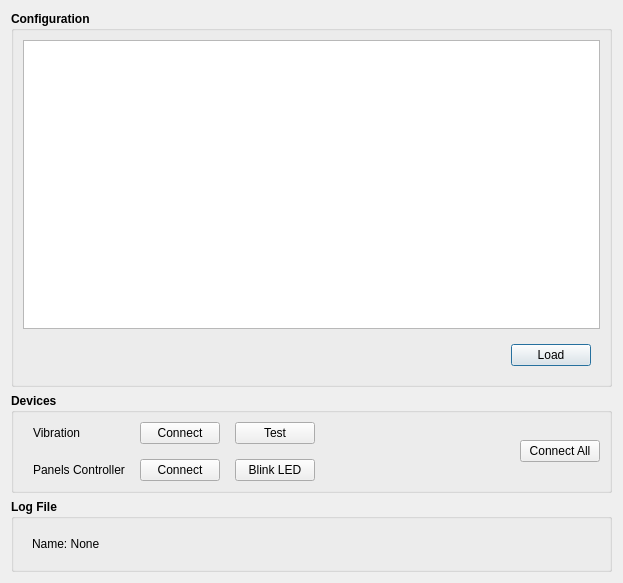
<?xml version="1.0" encoding="UTF-8"?>
<ui version="4.0">
 <class>StampedePluginDialog</class>
 <widget class="QDialog" name="StampedePluginDialog">
  <property name="geometry">
   <rect>
    <x>0</x>
    <y>0</y>
    <width>623</width>
    <height>583</height>
   </rect>
  </property>
  <property name="windowTitle">
   <string>Stampede Plugin Settings</string>
  </property>
  <layout class="QVBoxLayout" name="verticalLayout_2">
   <item>
    <widget class="QGroupBox" name="configGroupBoxPtr">
     <property name="font">
      <font>
       <weight>75</weight>
       <bold>true</bold>
      </font>
     </property>
     <property name="title">
      <string>Configuration</string>
     </property>
     <layout class="QVBoxLayout" name="verticalLayout">
      <item>
       <widget class="QTextEdit" name="configTextEditPtr"/>
      </item>
      <item>
       <widget class="QWidget" name="widget" native="true">
        <layout class="QHBoxLayout" name="horizontalLayout_2">
         <item>
          <spacer name="horizontalSpacer_2">
           <property name="orientation">
            <enum>Qt::Horizontal</enum>
           </property>
           <property name="sizeHint" stdset="0">
            <size>
             <width>481</width>
             <height>20</height>
            </size>
           </property>
          </spacer>
         </item>
         <item>
          <widget class="QPushButton" name="loadConfigPushButtonPtr">
           <property name="font">
            <font>
             <weight>50</weight>
             <bold>false</bold>
            </font>
           </property>
           <property name="text">
            <string>Load</string>
           </property>
          </widget>
         </item>
        </layout>
       </widget>
      </item>
     </layout>
    </widget>
   </item>
   <item>
    <widget class="QGroupBox" name="devicesGroupBoxPtr">
     <property name="font">
      <font>
       <weight>75</weight>
       <bold>true</bold>
      </font>
     </property>
     <property name="title">
      <string>Devices</string>
     </property>
     <layout class="QHBoxLayout" name="horizontalLayout">
      <item>
       <layout class="QGridLayout" name="gridLayout">
        <property name="leftMargin">
         <number>10</number>
        </property>
        <property name="spacing">
         <number>15</number>
        </property>
        <item row="1" column="1">
         <widget class="QPushButton" name="panelsDevConnectPushButtonPtr">
          <property name="font">
           <font>
            <weight>50</weight>
            <bold>false</bold>
           </font>
          </property>
          <property name="text">
           <string>Connect</string>
          </property>
         </widget>
        </item>
        <item row="1" column="2">
         <widget class="QPushButton" name="panelsDevBlinkPushButtonPtr">
          <property name="font">
           <font>
            <weight>50</weight>
            <bold>false</bold>
           </font>
          </property>
          <property name="text">
           <string>Blink LED</string>
          </property>
         </widget>
        </item>
        <item row="0" column="1">
         <widget class="QPushButton" name="vibrationDevConnectPushButtonPtr">
          <property name="font">
           <font>
            <weight>50</weight>
            <bold>false</bold>
           </font>
          </property>
          <property name="text">
           <string>Connect</string>
          </property>
         </widget>
        </item>
        <item row="0" column="0">
         <widget class="QLabel" name="vibrationLabelPtr">
          <property name="font">
           <font>
            <weight>50</weight>
            <bold>false</bold>
           </font>
          </property>
          <property name="text">
           <string>Vibration </string>
          </property>
         </widget>
        </item>
        <item row="0" column="2">
         <widget class="QPushButton" name="vibrationDevTestPushButtonPtr">
          <property name="font">
           <font>
            <weight>50</weight>
            <bold>false</bold>
           </font>
          </property>
          <property name="text">
           <string>Test</string>
          </property>
         </widget>
        </item>
        <item row="1" column="0">
         <widget class="QLabel" name="panelsControllerPtr">
          <property name="font">
           <font>
            <weight>50</weight>
            <bold>false</bold>
           </font>
          </property>
          <property name="text">
           <string>Panels Controller</string>
          </property>
         </widget>
        </item>
       </layout>
      </item>
      <item>
       <spacer name="horizontalSpacer">
        <property name="orientation">
         <enum>Qt::Horizontal</enum>
        </property>
        <property name="sizeHint" stdset="0">
         <size>
          <width>40</width>
          <height>20</height>
         </size>
        </property>
       </spacer>
      </item>
      <item>
       <widget class="QPushButton" name="devConnectAllPushButtonPtr">
        <property name="font">
         <font>
          <weight>50</weight>
          <bold>false</bold>
         </font>
        </property>
        <property name="text">
         <string>Connect All</string>
        </property>
       </widget>
      </item>
     </layout>
    </widget>
   </item>
   <item>
    <widget class="QGroupBox" name="logFileGroupBoxPtr">
     <property name="font">
      <font>
       <weight>75</weight>
       <bold>true</bold>
      </font>
     </property>
     <property name="title">
      <string>Log File</string>
     </property>
     <layout class="QVBoxLayout" name="verticalLayout_4">
      <item>
       <widget class="QWidget" name="logFileNameWidgetPtr" native="true">
        <layout class="QHBoxLayout" name="horizontalLayout_5">
         <item>
          <widget class="QLabel" name="logFileNameLabelPtr">
           <property name="font">
            <font>
             <weight>50</weight>
             <bold>false</bold>
            </font>
           </property>
           <property name="text">
            <string>Name: None</string>
           </property>
          </widget>
         </item>
        </layout>
       </widget>
      </item>
     </layout>
    </widget>
   </item>
  </layout>
 </widget>
 <resources/>
 <connections/>
</ui>
